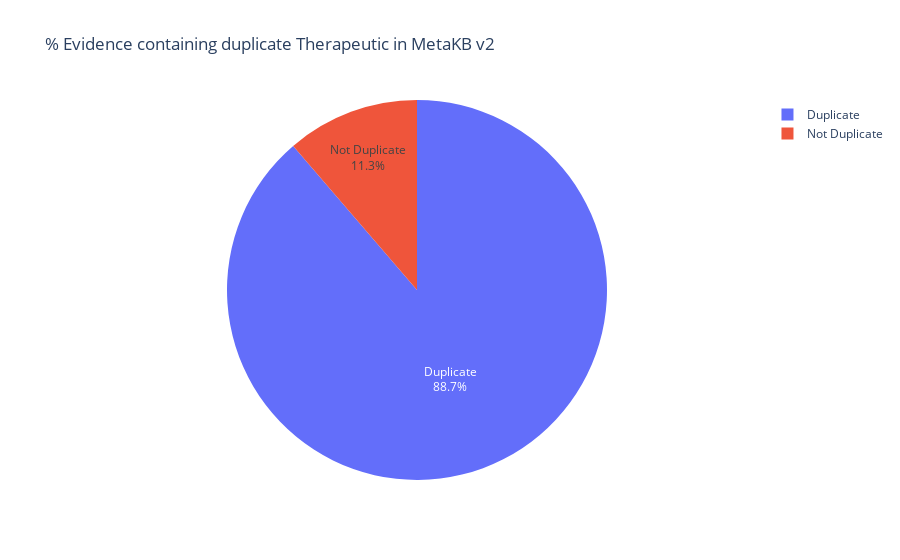

The code cell stored with this chart in its notebook:
### Code cell
fig = px.pie(tdf, values='counts', names='is_duplicate', title='% Evidence containing duplicate Therapeutic in MetaKB v2')
fig.update_traces(textinfo='percent+label')
fig.show()
pio.write_image(fig, "Duplicate_Therapeutic_metakbv2_pie.png", format='png', width=800, height=800, scale=5)

### Figure 1 — Plotly figure (JSON) as saved in the notebook; plotly's stock layout.template omitted (floating-point values rounded to 4 significant figures; data arrays with more than 128 entries replaced by an {"elided": "..."} marker saying what was removed)
{"data": [{"domain": {"x": [0, 1], "y": [0, 1]}, "hovertemplate": "is_duplicate=%{label}<br>counts=%{value}<extra></extra>", "labels": {"elided": "235 str values"}, "legendgroup": "", "name": "", "showlegend": true, "textinfo": "percent+label", "type": "pie", "values": {"elided": "235 int values"}}], "layout": {"legend": {"tracegroupgap": 0}, "title": {"text": "% Evidence containing duplicate Therapeutic in MetaKB v2"}}}
